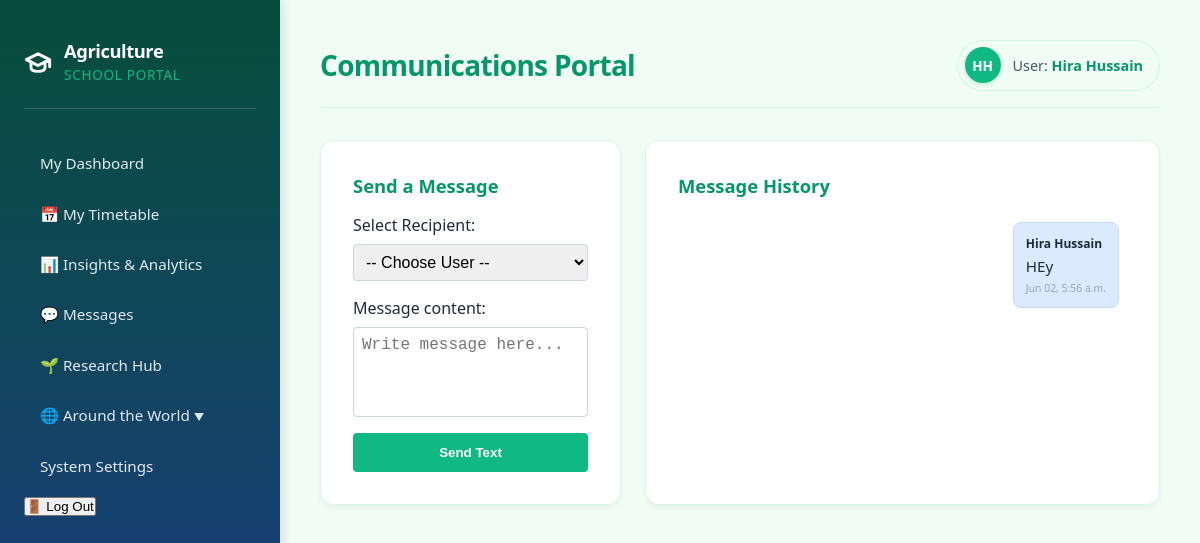
/messages/ (signed in), run on the app's committed database.
### core/models.py (models this page shows, shortened)
class User(AbstractUser):
    is_student = models.BooleanField(default=False)
    is_teacher = models.BooleanField(default=False)
    is_admin = models.BooleanField(default=False)
    @property
    def get_initials(self):
        if self.first_name and self.last_name:
            return f"{self.first_name[0]}{self.last_name[0]}".upper()
        return self.username[:2].upper()

class Message(models.Model):
    sender = models.ForeignKey(User, on_delete=models.CASCADE, related_name='sent_messages')
    receiver = models.ForeignKey(User, on_delete=models.CASCADE, related_name='received_messages')
    content = models.TextField()
    timestamp = models.DateTimeField(auto_now_add=True)
    class Meta:
        ordering = ['timestamp']

### core/views.py (the view, shortened to what this page needs)
# urls.py: path('messages/', views.messages_view, name='messages'),
@login_required
def messages_view(request):
    messages_query = Message.objects.filter(sender=request.user) | Message.objects.filter(receiver=request.user)
    messages_query = messages_query.order_by('timestamp')
    if request.user.is_teacher:
        recipients = User.objects.filter(is_student=True)
    else:
        recipients = User.objects.filter(is_teacher=True)
    return render(request, 'core/messages.html', {
        'chat_messages': messages_query,
        'recipients': recipients
    })

### core/templates/core/messages.html (shortened to what this page needs)
{% extends 'core/base.html' %}
{% block header_title %}Communications Portal{% endblock %}
{% block content %}
<div class="dashboard-grid" style="grid-template-columns: 1fr 2fr;">
    <div class="card">
        <h3>Send a Message</h3>
        <form method="POST" style="display: flex; flex-direction: column; gap: 1rem; margin-top: 1rem;">
            <div style="display: flex; flex-direction: column; gap: 0.5rem;">
                <label for="receiver">Select Recipient:</label>
                <select name="receiver" id="receiver" style="padding: 0.5rem; border: 1px solid var(--border-color); border-radius: 0.25rem; font-size: 1rem;" required>
                    <option value="">-- Choose User --</option>
                </select>
            </div>
            <div style="display: flex; flex-direction: column; gap: 0.5rem;">
                <label for="content">Message content:</label>
                <textarea name="content" id="content" rows="4" style="padding: 0.5rem; border: 1px solid var(--border-color); border-radius: 0.25rem; font-size: 1rem; resize: none;" placeholder="Write message here..." required></textarea>
            </div>
            <button type="submit" style="background-color: var(--primary-color); color: white; padding: 0.75rem; border: none; border-radius: 0.25rem; font-weight: bold; cursor: pointer;">Send Text</button>
        </form>
    </div>
    <div class="card" style="display: flex; flex-direction: column; max-height: 500px; overflow-y: auto;">
        <h3>Message History</h3>
        <div style="display: flex; flex-direction: column; gap: 1rem; margin-top: 1rem; padding-right: 0.5rem;">
            {% for msg in chat_messages %}
                <div style="padding: 0.75rem; border-radius: 0.5rem; max-width: 80%;
                    {% if msg.sender == user %}
                        align-self: flex-end; background-color: #dbeafe; border: 1px solid #bfdbfe;
                    {% else %}
                        align-self: flex-start; background-color: #f1f5f9; border: 1px solid #e2e8f0;
                    {% endif %}">
                    <p style="font-size: 0.75rem; font-weight: bold; color: var(--text-color); margin-bottom: 0.25rem;">
                        {{ msg.sender.get_full_name|default:msg.sender.username }}
                    </p>
                    <p style="font-size: 0.95rem; line-height: 1.4;">{{ msg.content }}</p>
                    <span style="font-size: 0.65rem; color: #94a3b8; display: block; text-align: right; margin-top: 0.25rem;">
                        {{ msg.timestamp|date:"M d, P" }}
                    </span>
                </div>
            {% empty %}
                <p style="color: #64748b; text-align: center; padding: 2rem 0;">No message history yet. Send a message to start communicating.</p>
            {% endfor %}
        </div>
    </div>
</div>
{% endblock %}

### core/templates/core/base.html (shortened to what this page needs)
<!DOCTYPE html>
<html lang="en">
<head>
</head>
<body>
    <aside>
        <div class="sidebar-header">
            <svg xmlns="http://www.w3.org/2000/svg" width="28" height="28" viewBox="0 0 24 24" fill="none" stroke="currentColor" stroke-width="2.5" stroke-linecap="round" stroke-linejoin="round">
                <path d="M22 10v6M2 10l10-5 10 5-10 5-10-5z"/>
                <path d="M6 12v5c0 2 2 3 6 3s6-1 6-3v-5"/>
            </svg>
            <h2>Agriculture<br><span>School Portal</span></h2>
        </div>
        <nav>
            <ul>
                {% if user.is_authenticated %}
                    {% if user.is_student %}
                        <li><a href="{% url 'student_dashboard' %}">My Dashboard</a></li>
                        <li><a href="{% url 'student_timetable' %}">📅 My Timetable</a></li>
                    {% elif user.is_teacher %}
                        <li><a href="{% url 'teacher_dashboard' %}">Teacher Dashboard</a></li>
                    {% endif %}
                    <li><a href="{% url 'analytics' %}">📊 Insights & Analytics</a></li>
                    <li><a href="{% url 'messages' %}">💬 Messages</a></li>
                    <li><a href="{% url 'research_hub' %}">🌱 Research Hub</a></li>
                    <li>
                        <button class="nav-btn dropdown-trigger" onclick="toggleDropdown()">
                            <span>🌐 Around the World</span>
                            <span id="dropdown-arrow" class="arrow-icon">▼</span>
                        </button>
                    </li>
                    <li><a href="{% url 'admin:index' %}">System Settings</a></li>
                    <li>
                        <form action="{% url 'logout' %}" method="post" style="width: 100%;">
                            <button type="submit" class="logout-btn">🚪 Log Out</button>
                        </form>
                    </li>
                {% endif %}
            </ul>
        </nav>
    </aside>
    <main class="animate-fade-in-up">
        <header>
            <h1>{% block header_title %}Dashboard{% endblock %}</h1>
            {% if user.is_authenticated %}
            <div class="header-user-badge">
                <div class="avatar-circle">
                    {{ user.get_initials }}
                </div>
                <div style="font-weight: 500; font-size: 0.9rem; color: #475569;">
                    User: <span style="font-weight: 700; color: var(--primary-hover);">{{ user.get_full_name|default:user.username }}</span>
                </div>
            </div>
            {% endif %}
        </header>
        <section class="content">
            {% block content %}{% endblock %}
        </section>
    </main>
</body>
</html>

### core/templates/core/base.html (style rules this page uses)
:root { --primary-color: #10b981; --primary-hover: #059669; --background-color: #f0fdf4; --card-background: #ffffff; --text-color: #1e293b; --border-color: #cbd5e1; --sidebar-gradient: linear-gradient(180deg, #064e3b 0%, #1e3a8a 100%); }
* { box-sizing: border-box; margin: 0; padding: 0; }
.animate-fade-in-up { animation: fadeInUp 0.4s cubic-bezier(0.16, 1, 0.3, 1) forwards; }
body { font-family: system-ui, -apple-system, sans-serif; background-color: var(--background-color); color: var(--text-color); display: grid; grid-template-columns: 280px 1fr; min-height: 100vh; }
aside { background: var(--sidebar-gradient); padding: 2.5rem 1.5rem; display: flex; flex-direction: column; gap: 2rem; position: sticky; top: 0; height: 100vh; color: #ffffff; box-shadow: 4px 0 10px rgba(0, 0, 0, 0.1); }
.sidebar-header { display: flex; align-items: center; gap: 0.75rem; padding-bottom: 1.5rem; border-bottom: 1px solid rgba(255, 255, 255, 0.15); }
.sidebar-header h2 { font-size: 1.15rem; font-weight: 800; color: #ffffff; letter-spacing: -0.025em; line-height: 1.2; }
.sidebar-header h2 span { font-weight: 500; font-size: 0.85rem; color: var(--primary-color); text-transform: uppercase; letter-spacing: 0.05em; }
aside nav ul { list-style: none; display: flex; flex-direction: column; gap: 0.4rem; }
aside nav a, aside nav button.nav-btn { text-decoration: none; color: #e2e8f0; padding: 0.75rem 1rem; border-radius: 0.5rem; display: block; width: 100%; text-align: left; background: none; border: none; font-family: inherit; font-size: 0.95rem; font-weight: 500; cursor: pointer; transition: all 0.2s cubic-bezier(0.4, 0, 0.2, 1); }
.dropdown-trigger { display: flex; justify-content: space-between; align-items: center; }
.arrow-icon { font-size: 0.65rem; transition: transform 0.3s ease; }
main { padding: 2.5rem; display: flex; flex-direction: column; gap: 2rem; overflow-y: auto; }
header { display: flex; justify-content: space-between; align-items: center; border-bottom: 1px solid rgba(16, 185, 129, 0.15); padding-bottom: 1rem; }
header h1 { font-size: 1.75rem; font-weight: 800; letter-spacing: -0.025em; color: var(--primary-hover); }
.dashboard-grid { display: grid; grid-template-columns: repeat(auto-fit, minmax(300px, 1fr)); gap: 1.5rem; }
.card { background-color: var(--card-background); border: 1px solid rgba(16, 185, 129, 0.15); border-radius: 0.85rem; padding: 2rem; box-shadow: 0 4px 6px -1px rgba(0, 0, 0, 0.05); transition: all 0.3s cubic-bezier(0.4, 0, 0.2, 1); }
.card h3 { font-size: 1.15rem; font-weight: 700; color: var(--primary-hover); margin-bottom: 0.5rem; }
.header-user-badge { display: flex; align-items: center; gap: 0.75rem; background-color: #f0fdf4; padding: 0.4rem 1rem 0.4rem 0.4rem; border-radius: 2rem; border: 1px solid rgba(16, 185, 129, 0.15); }
.avatar-circle { width: 36px; height: 36px; border-radius: 50%; background-color: var(--primary-color); color: #ffffff; display: flex; align-items: center; justify-content: center; font-weight: 800; font-size: 0.85rem; box-shadow: 0 2px 4px rgba(16, 185, 129, 0.2); }

### data on the page
User: get_initials "HH", get_full_name "Hira Hussain"
Message: sender.get_full_name "Hira Hussain", content "HEy", timestamp "Jun 02, 5:56 a.m."
